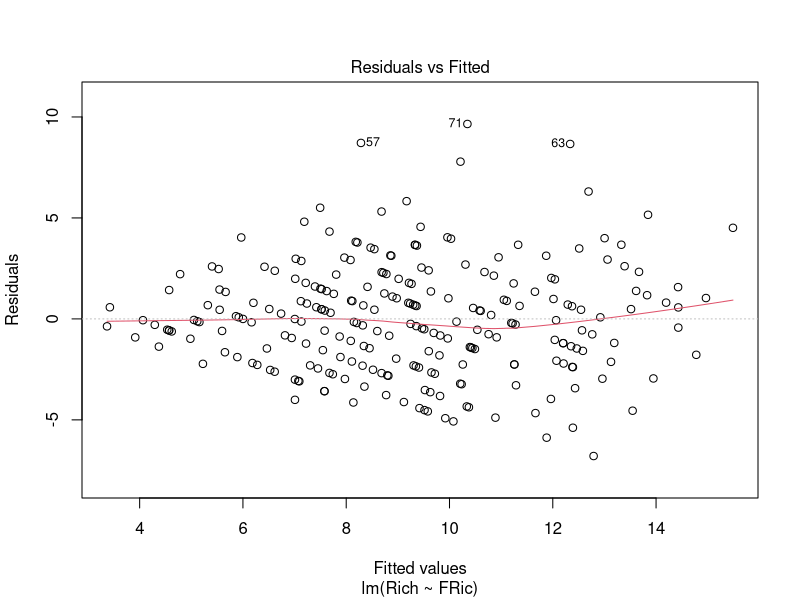
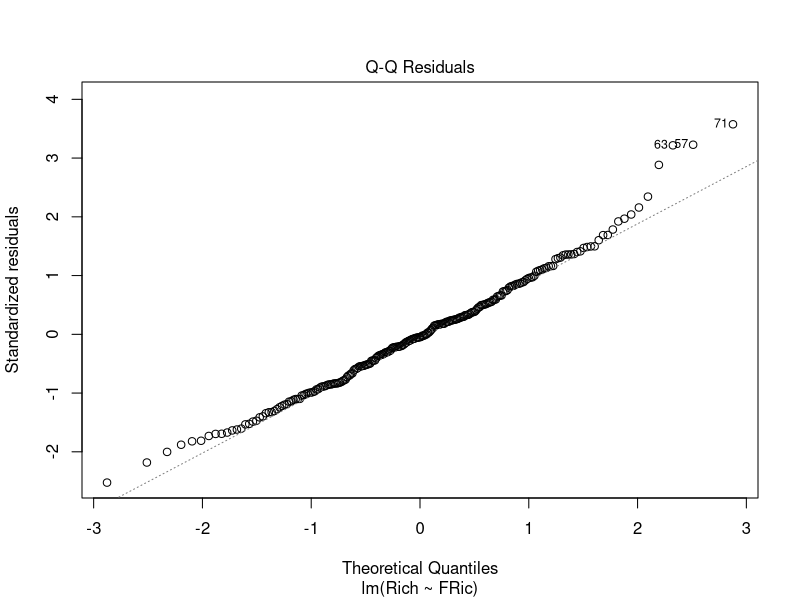
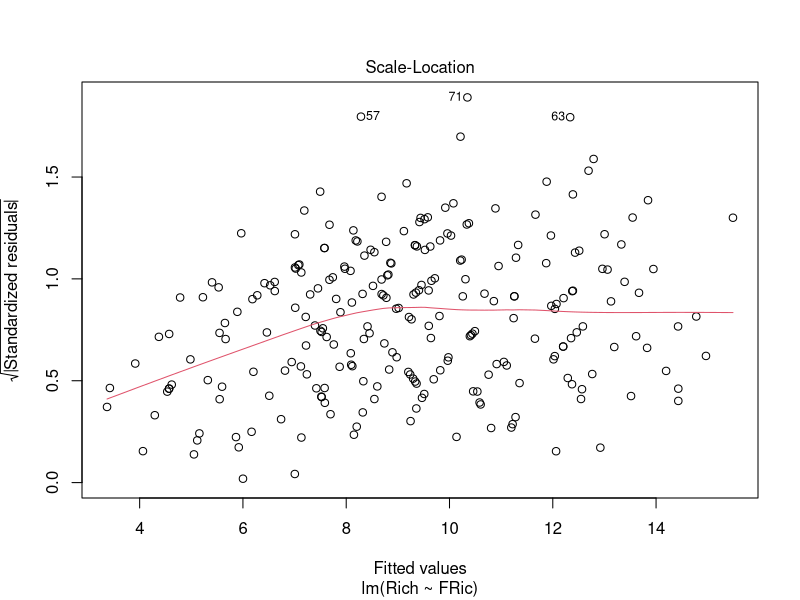
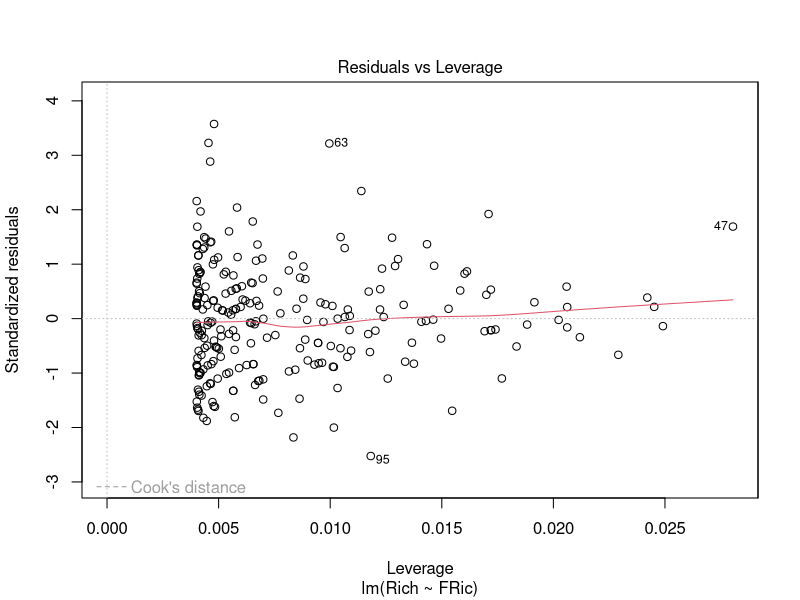
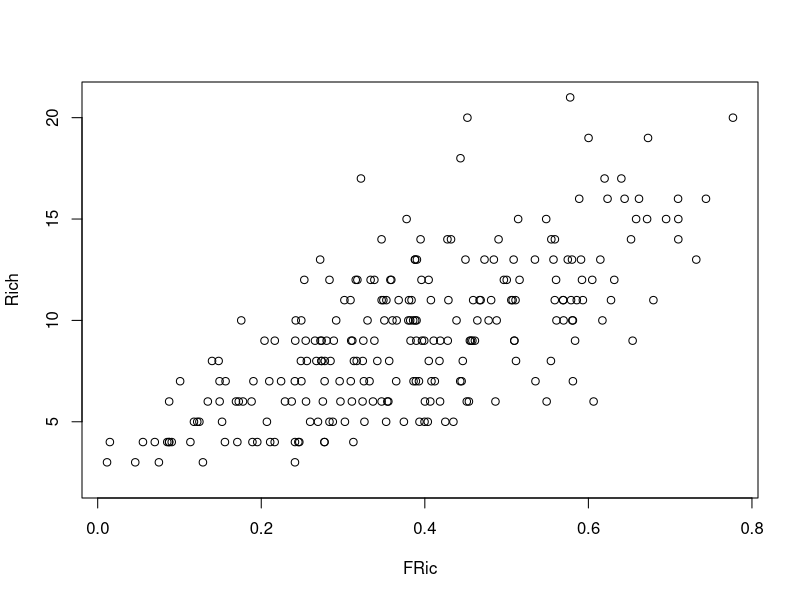
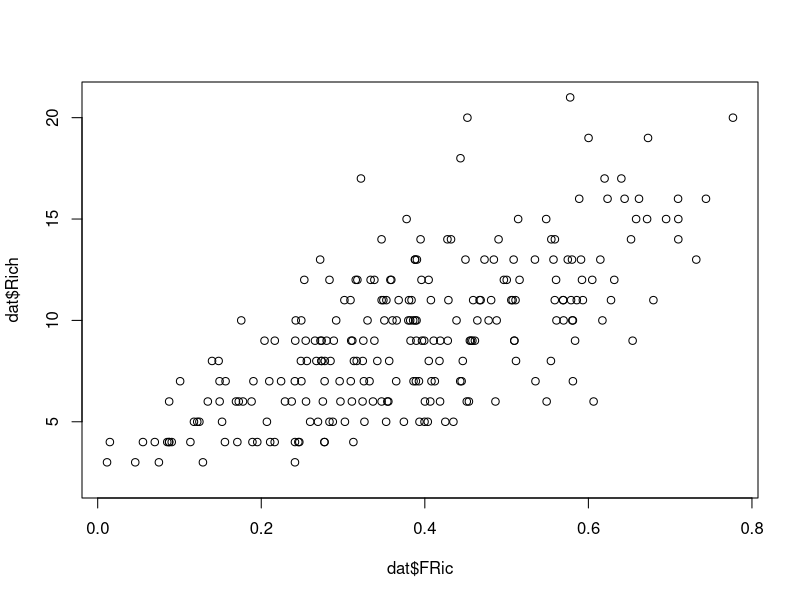

Recreate these plots in R, in order. (Note: this script raises an error after producing the figures.)
# Set working directory to the file location (only RStudio)
setwd(dirname(rstudioapi::getActiveDocumentContext()$path))

# This function will take a character vector of package names and attempt to load them, or install them if loading fails.
install_load <- function(x){
  for( i in x ){
    #  require returns TRUE invisibly if it was able to load package
    if( ! require( i , character.only = TRUE ) ){
      #  If package was not able to be loaded then re-install
      install.packages( i , dependencies = TRUE )
      #  Load package after installing
      require( i , character.only = TRUE )
    }
  }
}
# Required packages
install_load(c("reshape2", "stringi", "scales", "stringr", "plyr", "dplyr", "viridis", "readxl", "ggplot2", "vegan"))

# Load the file 
dat <- read.csv("fishFdGl.csv") # can use any name for your object but it cannot start with a number

# Examine object structure, note factors, characters, numeric, are dates read in correctly
str(dat)

# Examine data summary, note if any variables have unexpected NAs (will affect behavior of some functions
summary(dat)

# Subset the data to exclude certain values (eg < 0, NA, certain sites)
dat <- subset(dat, RaoQ > 0) 

###################################
# Part 2. Regression (and its non-linear flavors, transformations, custom figures and intro to debugging)
# Simple linear regression
fit <- lm(Rich ~ FRic, data = dat)
summary(fit) # summarize model output

# LR has stringent assumptions, check if those are met
plot(fit) # plot is an extremely versatile function, performs differently depending on package and object!

# Plot the relationship, from base and ggplot
plot(Rich ~ FRic, data = dat)
plot(dat$Rich ~ dat$FRic) # an alternative 
plot(Rich ~ FRic) # this won't work unless you define those objects beforehand!

# Log-transformation can be added directly to the function
plot(Rich ~ log(FRic), data = dat) # note that unlike Excel default log is base e not 10

# Multiple Linear Regression (and object re-assignment)
fit <- lm(Rich ~ FRic + RaoQ, data = dat)
summary(fit) # NB this over-wrote the previous "fit" object, it is irretrievably lost


###################################
# An aside: most complex graphics can be build from scratch in base, but ggplot is more common
p <- ggplot(dat, aes(x = Rich, y = RaoQ, col = FRic)) +  #define aesthetics (x, y)
  geom_point(alpha = 0.7, size = 2) + # define point transparency and size
  # geom_smooth(method = "lm", se = TRUE, size = 0.8, alpha = 0.1, col = "black") + # add a linear fit with SE
  geom_smooth(method = "loess", se = TRUE, size = 0.8, alpha = 0.1, col = "black") + # or a Loess
  xlab("Fish species richness") + ylab("Functional diversity") + # Label axes
  theme_bw() + theme(axis.text.x = element_text(size = 8), axis.title=element_text(size = 14), panel.grid.major = element_blank(),
                     panel.grid.minor = element_blank(), legend.position = "NONE")  # change theme from default
p + scale_color_viridis(option = "plasma") # add custom color

# Let's test this code step by step to understand code testing/debugging
ggplot(dat, aes(x = Rich, y = RaoQ, col = FRic))
# Empty plot: we did not specify what we want plotted, histograms, points 

ggplot(dat, aes(x = Rich, y = RaoQ, col = FRic)) +  
  geom_point(alpha = 0.7, size = 2) # NB remove the trailing + when testing step by step

ggplot(dat, aes(x = Rich, y = RaoQ, col = FRic)) +
  geom_point(alpha = 0.7, size = 2) + 
  geom_smooth(method = "lm", se = TRUE, size = 0.8, alpha = 0.1, col = "black") 


###################################
# Part 3. ANOVA (plus joining, creating columns and parsing names)
# Predictors are in a different source file, read it in and join (one of the most useful functions for ex-Excel users)

pred <- read.csv("fishFdGlFactorsFake.csv") #filename means these are made-up predictors
full <- join(dat, pred, by = "Site", type = "left") # joining column name must be exactly equivalent 
#in this example, left and full will give identical results, no so if one dataset is shorter

str(full)
# One-way ANOVA
fit <- aov(Rich ~ lake, dat = full)
summary(fit)
TukeyHSD(fit)
# Two-way ANOVA
fit <- aov(Rich ~ lake + TP + lake:TP, dat = full)
summary(fit)
# ANCoVA
fit <- aov(Rich ~ lake + FRic, dat = full)
summary(fit)

# An aside: learn to create new columns, parse and create new labels
full$id <- paste(full$lake, full$TP, sep = ".") # create a new ID from lake and TP, separated by .
# on a second though, I only want the first part of lake's string, and as factor, not as character
full$id <- paste(stri_sub(full$lake, 1,2), full$TP, sep = ".") 

fit <- aov(Rich ~ id, dat = full)
summary(fit)


###################################
# Part 4. Introduction to ordination 
# Most commonly used to summarize species or environmental data in fewer dimensions
# Ordinations in vegan
dat2 <- read.csv("species.csv")
spp <- dat2[,2:66] #subset dataframe to exclude ID and predictors
env <- dat2[,67:69] #subset dataframe to environmental predictors
# Remove rare species
spp2 <- spp[ ,colSums(spp != 0) > 5] # literally: subset dataframe to columns whose sums of values not equal to zero is more than 3

# Non-metric Multidimensional scaling
fit <- metaMDS(spp2) 
fit

# Note there is no convergence, do not proceed
# Let's use this as an example to learn default arguments of a function
??metaMDS

# scroll to usage, note argument defaults distance = "bray", k (dimensions) = 2, trymax = 20 (number of random tries to reach solution)

fit <- metaMDS(spp2, k = 3, maxtry = 40, autotransform = FALSE) 
fit
# see more examples at https://cran.r-project.org/web/packages/vegan/vignettes/FAQ-vegan.html

plot(fit)
plot(fit, display = "species", type = "text") #useful to check outliers


# Let's bring in treatment/predictor variables
trt <- env[,2]

col <- viridis(3, direction = -1)
# col <- c("purple", "blue", "green", "red", "orange")
plot(fit, display = "sites")
points(fit, col = col[trt], bg = col[trt], pch = 21)
legend("bottomright", legend = levels(trt), col = col, pt.bg = col, bty = "n", pch = 21)
ordihull(fit, groups = trt, draw ="polygon", col = col, label = FALSE)

###################################
# Part 5. Most common R error codes

# could not find function: whew, package not loaded
# object not found: object has not been created, likely misspelled object name
plot(ft, display = "sites")

# unexpected symbol or input: incorrect punctuation
# plot(fit;  display = "sites")
# plot(fit  display = "sites")

# subscript out of bounds: 
# variable lengths differ: most often because comparing vectors of unequal size
x <- seq(1, 10, 1)
y <- seq(1, 10, 0.5)
plot(x ~ y)

# object of type 'closure' is not subsettable
# non-numeric argument to a binary operator: check data structure but could be much more complex
# A single non-numeric character makes the entire column a character, watch for N/A vs NA
x <- c(1:5, "a")
str(x)
x <- c(1:5, "a")
str(x)

# Function-specific error codes
# only defined on a data frame with all numeric variables 
metaMDS(dat2) #tried to run NMDS on a full dataset with IDs
